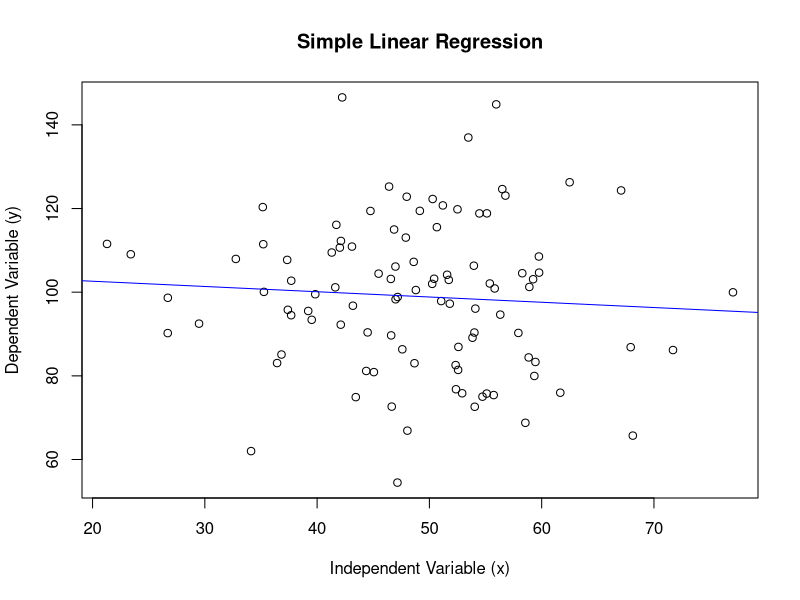

This figure's R source:
# SIMPLE LINEAR REGRESSION
# Create a sample dataset
x <- rnorm(100, mean = 50, sd = 10)
y <- rnorm(100, mean = 100, sd = 20)
# Perform simple linear regression
model <- lm(y ~ x)
# Display the summary of the model
summary(model)

# Plot the data and the regression line
plot(x, y, main = "Simple Linear Regression",
     xlab = "Independent Variable (x)",
     ylab = "Dependent Variable (y)")
abline(model, col = "blue")